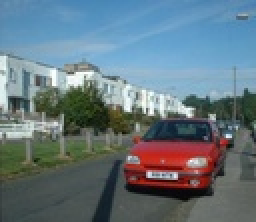
%> input picture SaliencyViaClassification/car2.jpg, 128 x 111 px, shrunk from 496 x 430 before the run (shown 2 times larger)
$ octave runme.m   (GNU Octave 9; MATLAB toolbox functions it lacks are replaced by stand-ins)
%> lines starting %> are read from the running program, lines starting %| are printed output that depends on the picture
%> further down, image is the input picture: size 111x128x3 uint8; mean R, G, B 100.9, 118.8, 127.6
### SaliencyViaClassification/random_sampling.m
% random sampling patches from an image
function A = random_sampling(img, patch_size, patch_increment)
%> called with patch_size = 8, patch_increment = 2
d = size(img);
%> d = [111 128 3]
width = d(2);
%> width = 128
height = d(1);
%> height = 111
channel = d(3);
%> channel = 3

% size of the patch, each channel will be align and merge into 1 column
patch_total = patch_size * patch_size * channel;
%> patch_total = 192
% number of patches in the image
patch_count = floor((width - patch_size + 2)/patch_increment) * floor((height - patch_size + 2)/patch_increment);
%> patch_count = 3172

A = ones(patch_total, patch_count);
index = 1;

fprintf('start sampling....');
for i = (1:patch_increment:width - patch_size + 1)
    for j = (1:patch_increment:height - patch_size + 1)
        % extract patch
        patch = img(j:1:j + patch_size - 1, i:1:i + patch_size - 1, 1:1:channel);
        % convert patch to 1 col matrix
        patch_col = col_convert(patch);
        % assign col to A
        A(:, index) = patch_col;
        index = index + 1;
    end
end
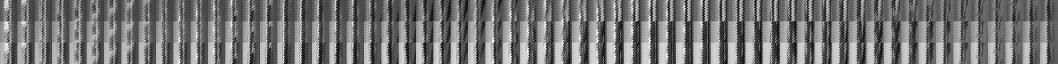
%> A: size 192x3172 double (shown at 1/3 size); min 0, max 255, mean 116.4
%> after the loop, index = 3173
fprintf('end sampling\n');
return;

### SaliencyViaClassification/adaptiveKmean.m
function [group, patch_group] = adaptiveKmean(A, threshold)
    d = size(A);
    % starting with 1 group
    patch_col_size = d(1);
    group = zeros(1);
    patch_group = zeros(d(2), 1);
    centroid = ones(patch_col_size, 1);
    centroid(:,1) = A(:,1);
    for patch_index = 1:d(2)
        patch_col = A(:,patch_index);
        centroid_size = size(centroid);
        min_distance = 1000000;
        min_centroid = 1;

        % calculate min distance between the patch and the
        % centroid
        for centroid_index = 1:centroid_size(2)
            temp_distance = RotateMinDistance(patch_col, centroid(:,centroid_index));
            if temp_distance < min_distance
                min_distance = temp_distance;
                min_centroid = centroid_index;
            end
        end

        % check if the vector is too far
        if(min_distance > threshold)
            % creating new centroid
            centroid = [centroid, ones(patch_col_size, 1)];
            group = [group; 0];
            min_centroid = centroid_size(2) + 1;
            size(group)
        end
        group(min_centroid) = group(min_centroid) + 1;
        patch_group(patch_index,:) = min_centroid;

        % update centroid
        centroid(:, min_centroid) = centroid(:,min_centroid) .* ((group(min_centroid,1) - 1) / group(min_centroid,1)) + patch_col ./ group(min_centroid,1);
        patch_index
    end
end

### SaliencyViaClassification/runme.m
% perform classification to detect saliency


% using adaptive K-mean

image = imread('car2.jpg');

% =============================
% GROUP INFORMATION:
% group: each group(index, 1) will store number of elments in the group
% 'index'
% =============================
% PATCH INFORMATION: patch_group
% each patch_group(index, 1) will store number of group the patch 'index'
% belong to

patch_size = 8;
overlap = 2;
load 'AW.mat'; % A and W will be loaded, W = A^-1

B = random_sampling(image, patch_size, overlap); % A is a list of patch col

C = W * B;
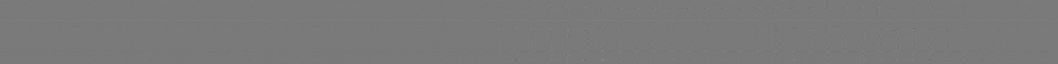
%> C: size 192x3172 double (shown at 1/3 size); min -6712.1, max 7275.6, mean 3; drawn with min black and max white

% classification
[group, patch_group] = adaptiveKmean(C, 5000);
%> (the run ends here)
